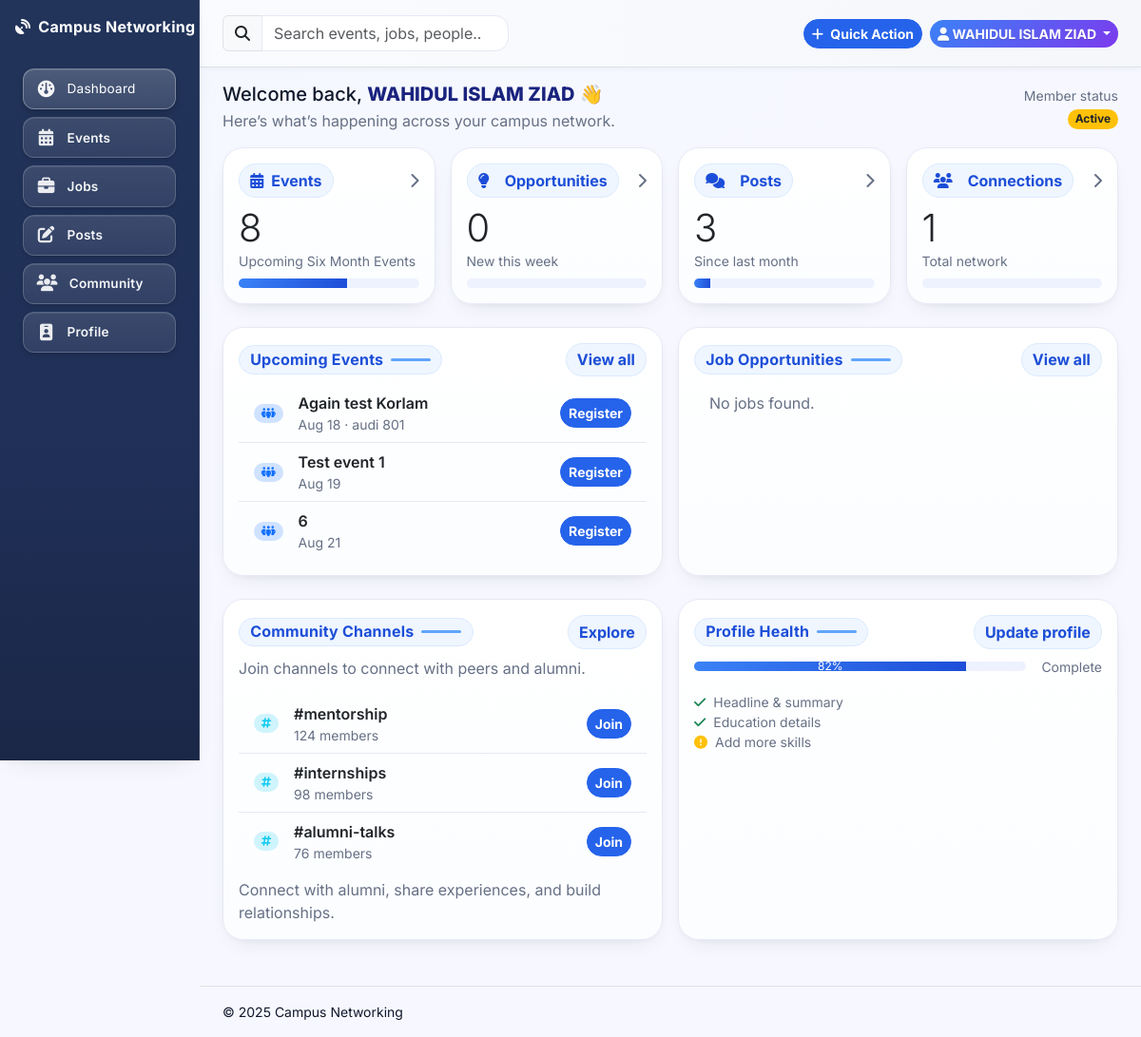
The app's page /dashboard/dashboard.php (signed in) with its own data.
### tables this page shows
CREATE TABLE `event` (
  `event_id` int(11) NOT NULL,
  `title` varchar(180) NOT NULL,
  `description` text DEFAULT NULL,
  `event_date` datetime NOT NULL,
  `location` varchar(160) DEFAULT NULL,
  `poster` varchar(255) DEFAULT NULL,
  `host_user_id` int(11) DEFAULT NULL,
  `created_at` datetime NOT NULL DEFAULT current_timestamp()
);

### dashboard/dashboard.php (the view, shortened to what the rows shown need)
<?php
$conn = db();
$userId = (int)($_SESSION['user_id'] ?? 0);
function table_exists(mysqli $c, string $table): bool
{
    $stmt = $c->prepare("
        SELECT 1
        FROM information_schema.tables
        WHERE table_schema = DATABASE() AND table_name = ?
        LIMIT 1
    ");
    $stmt->bind_param("s", $table);
    $stmt->execute();
    return (bool) $stmt->get_result()->fetch_row();
}
function qrow(mysqli $c, string $sql, string $types = "", array $params = [], array $fallback = [])
{
    $stmt = $c->prepare($sql);
    if ($types && $params) $stmt->bind_param($types, ...$params);
    $stmt->execute();
    $res = $stmt->get_result();
    return $res ? ($res->fetch_assoc() ?: $fallback) : $fallback;
}
function qrows(mysqli $c, string $sql, string $types = "", array $params = [], array $fallback = [])
{
    $stmt = $c->prepare($sql);
    $stmt->execute();
    $res = $stmt->get_result();
    return $res ? $res->fetch_all(MYSQLI_ASSOC) : $fallback;
}
$current = qrow(
    $conn,
    "SELECT id, CONCAT(first_name, ' ', last_name) AS name, email
     FROM users
     WHERE id = ?",
    "i",
    [$userId],
    ['id' => $userId, 'name' => 'Member', 'email' => '']
);
$events = table_exists($conn, 'event')
    ? qrows($conn, "
        SELECT event_id AS id, title, location, event_date
        FROM event
        WHERE DATE(event_date) >= CURDATE()
        ORDER BY event_date ASC
        LIMIT 3
    ")
    : [
        ['id' => 1, 'title' => 'AI & Data Science Meetup', 'location' => 'Auditorium A', 'event_date' => date('Y') . '-08-21'],
        ['id' => 2, 'title' => 'Alumni Networking Night', 'location' => 'Center Hall', 'event_date' => date('Y') . '-08-29'],
        ['id' => 3, 'title' => 'Resume Workshop', 'location' => 'Career Lab', 'event_date' => date('Y') . '-09-02'],
    ];
?>
<!DOCTYPE html>
<html lang="en" data-bs-theme="light">
<head>
    <link href="https://cdnjs.cloudflare.com/ajax/libs/font-awesome/6.5.0/css/all.min.css" rel="stylesheet" />
    <link href="https://cdn.jsdelivr.net/npm/bootstrap@5.3.3/dist/css/bootstrap.min.css" rel="stylesheet">
    <link rel="stylesheet" href="dashboard.css">
    <link rel="stylesheet" href="../side_bar.css">
</head>
<body class="min-vh-100">
    <div class="app d-flex">
        <div class="flex-grow-1 d-flex flex-column">
            <main id="main" class="container-fluid px-3 px-lg-4 pb-4 flex-grow-1" tabindex="-1">
                <section class="mb-3" aria-labelledby="welcome-title">
                    <div class="d-flex align-items-center justify-content-between flex-wrap gap-2">
                        <div>
                            <h2 id="welcome-title" class="h5 mb-1">
                                Welcome back, <span style="color: #1a237e; font-weight: 800"><?php echo htmlspecialchars($current['name'] ?? 'Member'); ?></span> 👋
                            </h2>
                        </div>
                    </div>
                </section>
                <section class="mb-4">
                    <div class="row g-3">
                        <div class="col-lg-6">
                            <article class="card cn-card h-100">
                                <div class="card-body">
                                    <header class="d-flex align-items-center justify-content-between mb-2">
                                        <h2 class="section-title mb-0 stat-pill" id="events-title">Upcoming Events</h2>
                                    </header>
                                    <ul class="list-group list-group-flush">
                                        <?php if (!empty($events)): foreach ($events as $ev):
                                                $date = !empty($ev['event_date']) ? date('M d', strtotime($ev['event_date'])) : '';
                                                $loc  = $ev['location'] ?? '';
                                                $title = $ev['title'] ?? 'Event';
                                                $id   = (int)($ev['id'] ?? 0);
                                        ?>
                                                <li class="list-group-item d-flex justify-content-between align-items-center">
                                                    <div class="d-flex align-items-center gap-3">
                                                        <span class="badge rounded-pill bg-primary-subtle text-primary">
                                                            <i class="fa-solid fa-people-group"></i>
                                                        </span>
                                                        <div>
                                                            <div class="fw-semibold"><?php echo htmlspecialchars($title); ?></div>
                                                            <div class="text-muted small">
                                                                <?php echo htmlspecialchars($date . ($loc ? " · $loc" : "")); ?>
                                                            </div>
                                                        </div>
                                                    </div>
                                                    <a class="btn btn-sm cn-btn-primary" href="<?php echo rtrim(BASE_URL, '/'); ?>/event.php?id=<?php echo $id; ?>">Register</a>
                                                </li>
                                            <?php endforeach;
                                        else: ?>
                                            <li class="list-group-item text-muted">No upcoming events.</li>
                                        <?php endif; ?>
                                    </ul>
                                </div>
                            </article>
                        </div>
                        <div class="col-lg-6">
                            <article class="card cn-card h-100">
                                <div class="card-body">
                                    <header class="d-flex align-items-center justify-content-between mb-2">
                                        <h2 class="stat-pill section-title mb-0" id="jobs-title">Job Opportunities</h2>
                                    </header>
                                </div>
                            </article>
                        </div>
                    </div>
                </section>
                <section class="mb-4">
                    <div class="row g-3">
                        <div class="col-lg-6">
                            <article class="card cn-card  h-100">
                                <div class="card-body">
                                    <header class="d-flex align-items-center justify-content-between mb-2">
                                        <h2 class="stat-pill section-title mb-0" id="community-title">Community Channels</h2>
                                    </header>
                                </div>
                            </article>
                        </div>
                        <div class="col-lg-6">
                            <article class="card cn-card  h-100">
                                <div class="card-body">
                                    <header class="d-flex align-items-center justify-content-between mb-2">
                                        <h2 class="stat-pill section-title mb-0" id="profile-title">Profile Health</h2>
                                    </header>
                                </div>
                            </article>
                        </div>
                    </div>
                </section>
            </main>
        </div>
    </div>
</body>
</html>

### records on screen
event: title "Again test Korlam", event_date+location "Aug 18 · audi 801"
event: title "Test event 1", event_date+location "Aug 19"
event: title "6", event_date+location "Aug 21"

### other values on screen
$current['name'] "WAHIDUL ISLAM ZIAD"
$kpiEvents "8"
$kpiOpportunities "0"
$kpiPosts "3"
$kpiConnections "1"
$cname "#mentorship"
$cmembers "124"
$cname "#internships"
$cmembers "98"
$cname "#alumni-talks"
$cmembers "76"
$profileCompleteness "82"
